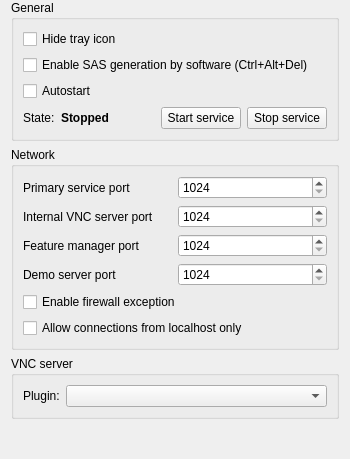
<?xml version="1.0" encoding="UTF-8"?>
<ui version="4.0">
 <class>ServiceConfigurationPage</class>
 <widget class="QWidget" name="ServiceConfigurationPage">
  <property name="windowTitle">
   <string notr="true">Form</string>
  </property>
  <layout class="QVBoxLayout" name="verticalLayout_2">
   <property name="topMargin">
    <number>0</number>
   </property>
   <property name="bottomMargin">
    <number>0</number>
   </property>
   <item>
    <widget class="QGroupBox" name="groupBox_3">
     <property name="title">
      <string>General</string>
     </property>
     <layout class="QGridLayout" name="gridLayout_12">
      <item row="3" column="1">
       <widget class="QLabel" name="serviceState">
        <property name="font">
         <font>
          <weight>75</weight>
          <bold>true</bold>
         </font>
        </property>
        <property name="text">
         <string>Stopped</string>
        </property>
       </widget>
      </item>
      <item row="3" column="2">
       <spacer name="horizontalSpacer_9">
        <property name="orientation">
         <enum>Qt::Horizontal</enum>
        </property>
        <property name="sizeHint" stdset="0">
         <size>
          <width>40</width>
          <height>20</height>
         </size>
        </property>
       </spacer>
      </item>
      <item row="3" column="4">
       <widget class="QPushButton" name="stopService">
        <property name="text">
         <string>Stop service</string>
        </property>
        <property name="icon">
         <iconset resource="../veyon-configurator.qrc">
          <normaloff>:/resources/media-playback-stop.png</normaloff>:/resources/media-playback-stop.png</iconset>
        </property>
       </widget>
      </item>
      <item row="2" column="0" colspan="5">
       <widget class="QCheckBox" name="autostartService">
        <property name="text">
         <string>Autostart</string>
        </property>
       </widget>
      </item>
      <item row="3" column="0">
       <widget class="QLabel" name="label_16">
        <property name="text">
         <string>State:</string>
        </property>
       </widget>
      </item>
      <item row="1" column="0" colspan="5">
       <widget class="QCheckBox" name="isSoftwareSASEnabled">
        <property name="text">
         <string>Enable SAS generation by software (Ctrl+Alt+Del)</string>
        </property>
       </widget>
      </item>
      <item row="0" column="0" colspan="5">
       <widget class="QCheckBox" name="isTrayIconHidden">
        <property name="text">
         <string>Hide tray icon</string>
        </property>
       </widget>
      </item>
      <item row="3" column="3">
       <widget class="QPushButton" name="startService">
        <property name="text">
         <string>Start service</string>
        </property>
        <property name="icon">
         <iconset resource="../veyon-configurator.qrc">
          <normaloff>:/resources/media-playback-start.png</normaloff>:/resources/media-playback-start.png</iconset>
        </property>
       </widget>
      </item>
     </layout>
    </widget>
   </item>
   <item>
    <widget class="QGroupBox" name="groupBox_8">
     <property name="title">
      <string>Network</string>
     </property>
     <layout class="QGridLayout" name="gridLayout_11">
      <item row="2" column="1">
       <widget class="QSpinBox" name="featureWorkerManagerPort">
        <property name="minimum">
         <number>1024</number>
        </property>
        <property name="maximum">
         <number>65535</number>
        </property>
       </widget>
      </item>
      <item row="3" column="0">
       <widget class="QLabel" name="label_13">
        <property name="text">
         <string>Demo server port</string>
        </property>
       </widget>
      </item>
      <item row="0" column="1">
       <widget class="QSpinBox" name="primaryServicePort">
        <property name="minimum">
         <number>1024</number>
        </property>
        <property name="maximum">
         <number>65535</number>
        </property>
       </widget>
      </item>
      <item row="2" column="0">
       <widget class="QLabel" name="label_14">
        <property name="text">
         <string>Feature manager port</string>
        </property>
       </widget>
      </item>
      <item row="0" column="0">
       <widget class="QLabel" name="label_12">
        <property name="text">
         <string>Primary service port</string>
        </property>
       </widget>
      </item>
      <item row="4" column="0" colspan="2">
       <widget class="QCheckBox" name="isFirewallExceptionEnabled">
        <property name="text">
         <string>Enable firewall exception</string>
        </property>
       </widget>
      </item>
      <item row="3" column="1">
       <widget class="QSpinBox" name="demoServerPort">
        <property name="minimum">
         <number>1024</number>
        </property>
        <property name="maximum">
         <number>65535</number>
        </property>
       </widget>
      </item>
      <item row="5" column="0" colspan="2">
       <widget class="QCheckBox" name="localConnectOnly">
        <property name="text">
         <string>Allow connections from localhost only</string>
        </property>
       </widget>
      </item>
      <item row="1" column="0">
       <widget class="QLabel" name="label_15">
        <property name="text">
         <string>Internal VNC server port</string>
        </property>
       </widget>
      </item>
      <item row="1" column="1">
       <widget class="QSpinBox" name="vncServerPort">
        <property name="minimum">
         <number>1024</number>
        </property>
        <property name="maximum">
         <number>65535</number>
        </property>
       </widget>
      </item>
     </layout>
    </widget>
   </item>
   <item>
    <widget class="QGroupBox" name="vncServerGroupBox">
     <property name="title">
      <string>VNC server</string>
     </property>
     <layout class="QVBoxLayout" name="vncServerGroupBoxLayout">
      <item>
       <layout class="QHBoxLayout" name="horizontalLayout">
        <item>
         <widget class="QLabel" name="label">
          <property name="text">
           <string>Plugin:</string>
          </property>
         </widget>
        </item>
        <item>
         <widget class="QComboBox" name="vncServerPlugin">
          <property name="sizePolicy">
           <sizepolicy hsizetype="MinimumExpanding" vsizetype="Fixed">
            <horstretch>0</horstretch>
            <verstretch>0</verstretch>
           </sizepolicy>
          </property>
         </widget>
        </item>
       </layout>
      </item>
     </layout>
    </widget>
   </item>
   <item>
    <spacer name="verticalSpacer">
     <property name="orientation">
      <enum>Qt::Vertical</enum>
     </property>
     <property name="sizeHint" stdset="0">
      <size>
       <width>20</width>
       <height>40</height>
      </size>
     </property>
    </spacer>
   </item>
  </layout>
 </widget>
 <tabstops>
  <tabstop>isTrayIconHidden</tabstop>
  <tabstop>autostartService</tabstop>
  <tabstop>startService</tabstop>
  <tabstop>stopService</tabstop>
  <tabstop>primaryServicePort</tabstop>
  <tabstop>vncServerPort</tabstop>
  <tabstop>featureWorkerManagerPort</tabstop>
  <tabstop>demoServerPort</tabstop>
  <tabstop>isFirewallExceptionEnabled</tabstop>
  <tabstop>localConnectOnly</tabstop>
 </tabstops>
 <resources>
  <include location="../veyon-configurator.qrc"/>
 </resources>
 <connections>
  <connection>
   <sender>vncServerPlugin</sender>
   <signal>currentIndexChanged(int)</signal>
   <receiver>ServiceConfigurationPage</receiver>
   <slot>updateVncServerPluginConfigurationWidget()</slot>
   <hints>
    <hint type="sourcelabel">
     <x>381</x>
     <y>703</y>
    </hint>
    <hint type="destinationlabel">
     <x>340</x>
     <y>484</y>
    </hint>
   </hints>
  </connection>
  <connection>
   <sender>startService</sender>
   <signal>clicked()</signal>
   <receiver>ServiceConfigurationPage</receiver>
   <slot>startService()</slot>
   <hints>
    <hint type="sourcelabel">
     <x>230</x>
     <y>118</y>
    </hint>
    <hint type="destinationlabel">
     <x>207</x>
     <y>234</y>
    </hint>
   </hints>
  </connection>
  <connection>
   <sender>stopService</sender>
   <signal>clicked()</signal>
   <receiver>ServiceConfigurationPage</receiver>
   <slot>stopService()</slot>
   <hints>
    <hint type="sourcelabel">
     <x>342</x>
     <y>118</y>
    </hint>
    <hint type="destinationlabel">
     <x>207</x>
     <y>234</y>
    </hint>
   </hints>
  </connection>
 </connections>
 <slots>
  <slot>updateVncServerPluginConfigurationWidget()</slot>
  <slot>startService()</slot>
  <slot>stopService()</slot>
 </slots>
</ui>
